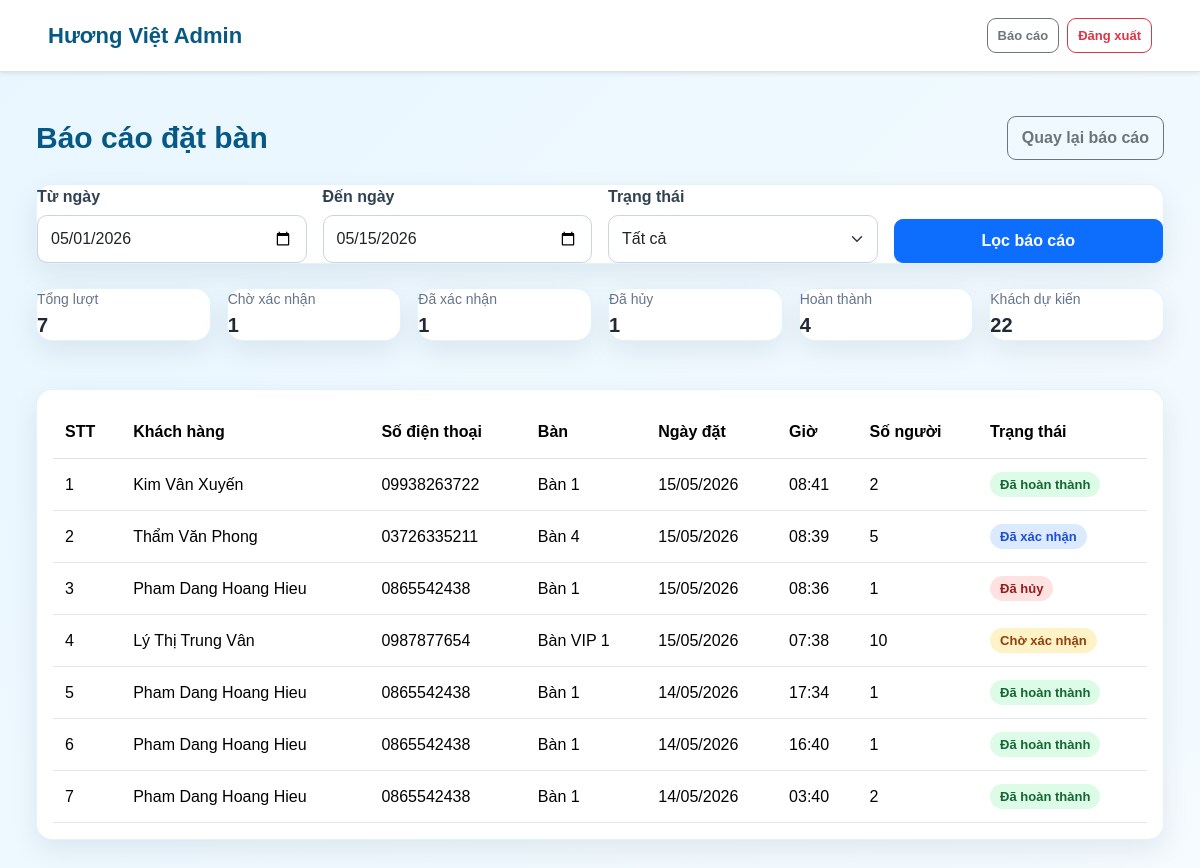
Page /admin/reports/bookings.php (signed in) on the committed database.
### tables this page shows
CREATE TABLE `bookings` (
  `id` int(11) NOT NULL,
  `customer_id` int(11) DEFAULT NULL,
  `table_id` int(11) DEFAULT NULL,
  `booking_date` datetime DEFAULT NULL,
  `number_people` int(11) DEFAULT NULL,
  `status` varchar(50) DEFAULT NULL,
  `booking_time` time DEFAULT NULL,
  `number_of_people` int(11) DEFAULT NULL,
  `note` text DEFAULT NULL,
  `created_at` datetime NOT NULL DEFAULT current_timestamp()
);

CREATE TABLE `customers` (
  `id` int(11) NOT NULL,
  `fullname` varchar(100) DEFAULT NULL,
  `phone` varchar(20) DEFAULT NULL,
  `customer_type` varchar(50) DEFAULT NULL,
  `points` int(11) DEFAULT 0,
  `customer_name` varchar(150) DEFAULT NULL,
  `email` varchar(150) DEFAULT NULL,
  `address` varchar(255) DEFAULT NULL,
  `created_at` datetime NOT NULL DEFAULT current_timestamp(),
  `status` varchar(50) DEFAULT 'Hoạt động'
);

CREATE TABLE `tables_restaurant` (
  `id` int(11) NOT NULL,
  `table_name` varchar(50) DEFAULT NULL,
  `seats` int(11) DEFAULT NULL,
  `status` varchar(50) DEFAULT NULL,
  `capacity` int(11) DEFAULT NULL
);

### admin/auth.php (called while the page is built, shortened)
<?php
function e($value)
{
    return htmlspecialchars((string) $value, ENT_QUOTES, 'UTF-8');
}
?>

### admin/reports/bookings.php (the view, shortened to what this page needs)
<?php
require_once __DIR__ . "/../auth.php";
require_once __DIR__ . "/_helpers.php";
$today = date('Y-m-d');
$firstDay = date('Y-m-01');
$fromDate = validReportDate($_GET['from_date'] ?? '', $firstDay);
$toDate = validReportDate($_GET['to_date'] ?? '', $today);
$validStatuses = ['Chờ xác nhận', 'Đã xác nhận', 'Đã hủy', 'Đã hoàn thành'];
$status = $_GET['status'] ?? '';
$status = in_array($status, $validStatuses, true) ? $status : '';
$statusTotals = array_fill_keys($validStatuses, 0);
$stmt = mysqli_prepare($conn, "SELECT status, COUNT(*) AS total FROM bookings WHERE DATE(booking_date) BETWEEN ? AND ? GROUP BY status");
mysqli_stmt_bind_param($stmt, "ss", $fromDate, $toDate);
mysqli_stmt_execute($stmt);
$statsResult = mysqli_stmt_get_result($stmt);
while ($row = mysqli_fetch_assoc($statsResult)) {
    if (isset($statusTotals[$row['status']])) {
        $statusTotals[$row['status']] = (int) $row['total'];
    }
}
$stmtPeople = mysqli_prepare($conn, "SELECT COUNT(*) AS total_bookings, COALESCE(SUM(number_of_people), 0) AS total_people FROM bookings WHERE DATE(booking_date) BETWEEN ? AND ?");
mysqli_stmt_bind_param($stmtPeople, "ss", $fromDate, $toDate);
mysqli_stmt_execute($stmtPeople);
$peopleStats = mysqli_fetch_assoc(mysqli_stmt_get_result($stmtPeople));
$sql = "
    SELECT b.id,
           DATE(b.booking_date) AS booking_date,
           b.booking_time,
           b.number_of_people,
           b.status,
           c.customer_name,
           c.phone,
           t.table_name
    FROM bookings b
    LEFT JOIN customers c ON b.customer_id = c.id
    LEFT JOIN tables_restaurant t ON b.table_id = t.id
    WHERE DATE(b.booking_date) BETWEEN ? AND ?
";
$sql .= " ORDER BY b.booking_date DESC, b.booking_time DESC, b.id DESC";
$stmtList = mysqli_prepare($conn, $sql);
if ($status !== '') {
    mysqli_stmt_bind_param($stmtList, "sss", $fromDate, $toDate, $status);
} else {
    mysqli_stmt_bind_param($stmtList, "ss", $fromDate, $toDate);
}
mysqli_stmt_execute($stmtList);
$listResult = mysqli_stmt_get_result($stmtList);
function bookingBadgeClass($status)
{
    return match ($status) {
        'Chờ xác nhận' => 'warning',
        'Đã xác nhận' => 'primary',
        'Đã hủy' => 'danger',
        'Đã hoàn thành' => 'success',
        default => 'secondary',
    };
}
?>
<main class="container py-4">
    <div class="d-flex flex-wrap justify-content-between align-items-center gap-2 mb-4">
        <h1 class="h3 mb-0">Báo cáo đặt bàn</h1>
        <a class="btn btn-outline-secondary" href="/huongviet/admin/reports/index.php">Quay lại báo cáo</a>
    </div>
    <form class="card card-body shadow-sm border-0 mb-4" method="get">
        <div class="row g-3 align-items-end">
            <div class="col-md-3"><label class="form-label">Từ ngày</label><input class="form-control" type="date" name="from_date" value="<?php echo e($fromDate); ?>"></div>
            <div class="col-md-3"><label class="form-label">Đến ngày</label><input class="form-control" type="date" name="to_date" value="<?php echo e($toDate); ?>"></div>
            <div class="col-md-3">
                <label class="form-label">Trạng thái</label>
                <select class="form-select" name="status">
                    <option value="">Tất cả</option>
                </select>
            </div>
            <div class="col-md-3"><button class="btn btn-primary w-100" type="submit">Lọc báo cáo</button></div>
        </div>
    </form>
    <div class="row g-3 mb-4">
        <div class="col-md-4 col-xl-2"><div class="card card-body shadow-sm border-0"><span class="text-muted small">Tổng lượt</span><strong class="fs-5"><?php echo (int) $peopleStats['total_bookings']; ?></strong></div></div>
        <div class="col-md-4 col-xl-2"><div class="card card-body shadow-sm border-0"><span class="text-muted small">Chờ xác nhận</span><strong class="fs-5"><?php echo $statusTotals['Chờ xác nhận']; ?></strong></div></div>
        <div class="col-md-4 col-xl-2"><div class="card card-body shadow-sm border-0"><span class="text-muted small">Đã xác nhận</span><strong class="fs-5"><?php echo $statusTotals['Đã xác nhận']; ?></strong></div></div>
        <div class="col-md-4 col-xl-2"><div class="card card-body shadow-sm border-0"><span class="text-muted small">Đã hủy</span><strong class="fs-5"><?php echo $statusTotals['Đã hủy']; ?></strong></div></div>
        <div class="col-md-4 col-xl-2"><div class="card card-body shadow-sm border-0"><span class="text-muted small">Hoàn thành</span><strong class="fs-5"><?php echo $statusTotals['Đã hoàn thành']; ?></strong></div></div>
        <div class="col-md-4 col-xl-2"><div class="card card-body shadow-sm border-0"><span class="text-muted small">Khách dự kiến</span><strong class="fs-5"><?php echo (int) $peopleStats['total_people']; ?></strong></div></div>
    </div>
    <div class="card shadow-sm border-0">
        <div class="card-body table-responsive">
            <table class="table table-hover align-middle">
                <thead>
                    <tr>
                        <th>STT</th>
                        <th>Khách hàng</th>
                        <th>Số điện thoại</th>
                        <th>Bàn</th>
                        <th>Ngày đặt</th>
                        <th>Giờ</th>
                        <th>Số người</th>
                        <th>Trạng thái</th>
                    </tr>
                </thead>
                <tbody>
                    <?php $i = 1; ?>
                    <?php while ($row = mysqli_fetch_assoc($listResult)) { ?>
                        <tr>
                            <td><?php echo $i++; ?></td>
                            <td><?php echo e($row['customer_name'] ?? 'Khách vãng lai'); ?></td>
                            <td><?php echo e($row['phone'] ?? ''); ?></td>
                            <td><?php echo e($row['table_name'] ?? 'Chưa chọn'); ?></td>
                            <td><?php echo e(reportDate($row['booking_date'])); ?></td>
                            <td><?php echo e(substr((string) $row['booking_time'], 0, 5)); ?></td>
                            <td><?php echo (int) $row['number_of_people']; ?></td>
                            <td><span class="badge text-bg-<?php echo bookingBadgeClass($row['status']); ?>"><?php echo e($row['status']); ?></span></td>
                        </tr>
                    <?php } ?>
                </tbody>
            </table>
        </div>
    </div>
</main>

### assets/css/admin/base.css (style rules this page uses)
body { margin: 0; background: linear-gradient(135deg, #e8f6ff, #f5fbff); color: #1f2937; font-family: Arial, sans-serif; }
.admin-container, main.container, .navbar .container { width: min(1280px, 94%); max-width: none; }
.admin-container, main.container { margin: 0 auto; padding: 20px 0 50px !important; }
.admin-page-title h1, main h1.h3 { margin: 0 0 6px; font-size: 30px; font-weight: 900; color: #075985; }
.admin-page-title p, main .text-muted { color: #64748b !important; }
.admin-card, .card { background: #ffffff; border-radius: 16px !important; padding: 0; box-shadow: 0 10px 28px rgba(15, 23, 42, 0.08) !important; border: 1px solid rgba(14, 165, 233, 0.12) !important; margin-bottom: 24px; }
.admin-table, .table { width: 100%; margin: 0; border-collapse: collapse; }
.admin-table thead, .table thead, .table-light { background: #0ea5e9 !important; color: white !important; }
.admin-table th, .table th { padding: 14px 12px; font-weight: 800; white-space: nowrap; }
.admin-table td, .table td { padding: 13px 12px; vertical-align: middle; border-bottom: 1px solid #e5e7eb; }
.admin-btn, .btn { display: inline-block; padding: 9px 14px; border-radius: 9px !important; text-decoration: none; font-weight: 700; cursor: pointer; transition: 0.2s; }
.admin-actions, .btn-group, .d-flex.flex-wrap.gap-1, .d-flex.flex-wrap.gap-2 { display: flex; flex-wrap: wrap; gap: 6px; }
.admin-badge, .badge { display: inline-block; padding: 6px 10px; border-radius: 999px; font-size: 13px; font-weight: 800; }
.admin-badge-warning, .text-bg-warning { background: #fef3c7 !important; color: #92400e !important; }
.admin-badge-success, .text-bg-success { background: #dcfce7 !important; color: #166534 !important; }
.admin-badge-danger, .text-bg-danger { background: #fee2e2 !important; color: #991b1b !important; }
.admin-badge-primary, .text-bg-primary { background: #dbeafe !important; color: #1d4ed8 !important; }
.admin-filter-form label, .form-label { font-weight: 700; color: #334155; margin-bottom: 6px; }
.admin-filter-form input, .admin-filter-form select, .form-control, .form-select { width: 100%; border: 1px solid #cbd5e1; border-radius: 10px; padding: 11px 13px; outline: none; }

### rows in the picture
bookings: customer.customer_name "Kim Vân Xuyến", customer.phone "09938263722", table.table_name "Bàn 1", booking_date "15/05/2026", booking_time "08:41", number_of_people "2", status "Đã hoàn thành"
bookings: customer.customer_name "Thẩm Văn Phong", customer.phone "03726335211", table.table_name "Bàn 4", booking_date "15/05/2026", booking_time "08:39", number_of_people "5", status "Đã xác nhận"
bookings: customer.customer_name "Pham Dang Hoang Hieu", customer.phone "0865542438", table.table_name "Bàn 1", booking_date "15/05/2026", booking_time "08:36", number_of_people "1", status "Đã hủy"
bookings: customer.customer_name "Lý Thị Trung Vân", customer.phone "0987877654", table.table_name "Bàn VIP 1", booking_date "15/05/2026", booking_time "07:38", number_of_people "10", status "Chờ xác nhận"
bookings: customer.customer_name "Pham Dang Hoang Hieu", customer.phone "0865542438", table.table_name "Bàn 1", booking_date "14/05/2026", booking_time "17:34", number_of_people "1", status "Đã hoàn thành"
bookings: customer.customer_name "Pham Dang Hoang Hieu", customer.phone "0865542438", table.table_name "Bàn 1", booking_date "14/05/2026", booking_time "16:40", number_of_people "1", status "Đã hoàn thành"
bookings: customer.customer_name "Pham Dang Hoang Hieu", customer.phone "0865542438", table.table_name "Bàn 1", booking_date "14/05/2026", booking_time "03:40", number_of_people "2", status "Đã hoàn thành"

### other values in the picture
$peopleStats['total_bookings'] "7"
$statusTotals['Chờ xác nhận'] "1"
$statusTotals['Đã xác nhận'] "1"
$statusTotals['Đã hủy'] "1"
$statusTotals['Đã hoàn thành'] "4"
$peopleStats['total_people'] "22"
